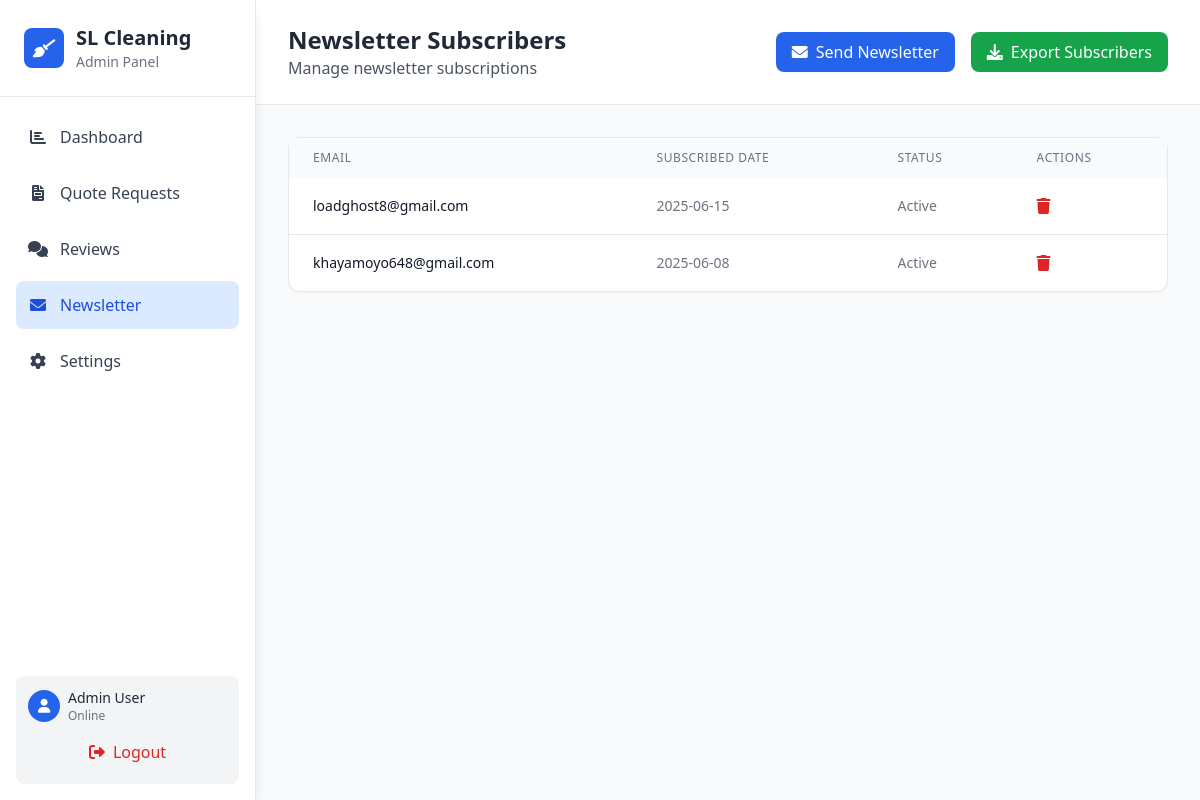
The page /admin/newsletter (signed in) on the database as committed earlier.
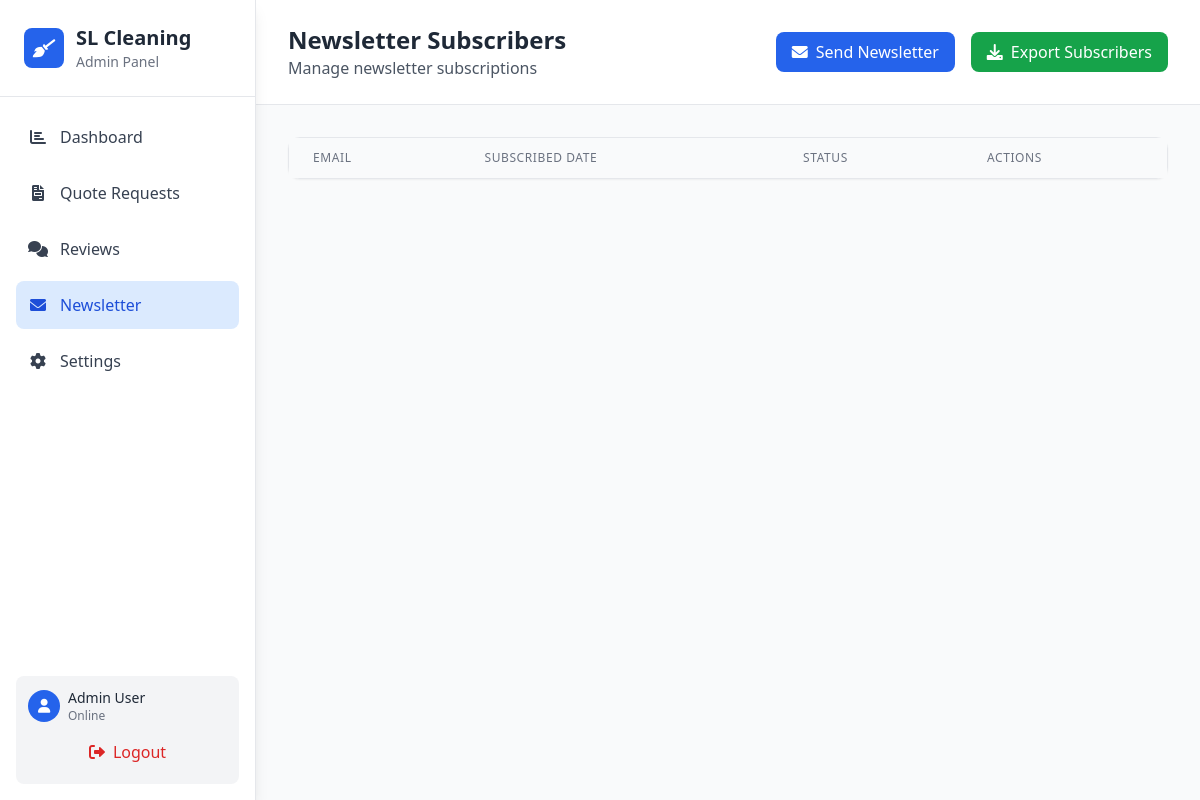
The same page on the database as committed later.
### tables this page shows
CREATE TABLE newsletter_subscriptions (
            id INTEGER PRIMARY KEY AUTOINCREMENT,
            email TEXT UNIQUE NOT NULL,
            subscribed_at TIMESTAMP DEFAULT CURRENT_TIMESTAMP,
            active BOOLEAN DEFAULT 1
        );

### app.py (the view)
@app.route('/admin/newsletter')
@login_required
@ip_whitelist_required
def admin_newsletter():
    conn = get_db_connection()
    subscribers = conn.execute('''
        SELECT * FROM newsletter_subscriptions
        WHERE active = 1
        ORDER BY subscribed_at DESC
    ''').fetchall()
    conn.close()
    return render_template('admin_newsletter.html', subscribers=subscribers)

### app.py (called while the page is built, shortened)
def get_db_connection():
    conn = sqlite3.connect(DATABASE)
    conn.row_factory = sqlite3.Row
    return conn

def ip_whitelist_required(f):
    @wraps(f)
    def decorated_function(*args, **kwargs):
        if ADMIN_IP_WHITELIST:
            client_ip = request.environ.get('HTTP_X_FORWARDED_FOR', request.environ.get('REMOTE_ADDR'))
            if client_ip not in ADMIN_IP_WHITELIST:
                flash('Access denied from this IP address.', 'danger')
                return redirect(url_for('index'))
        return f(*args, **kwargs)
    return decorated_function

def login_required(f):
    @wraps(f)
    def decorated_function(*args, **kwargs):
        if 'admin_logged_in' not in session:
            return redirect(url_for('admin_login'))
        return f(*args, **kwargs)
    return decorated_function

@app.before_request
def make_session_permanent():
    session.permanent = True
    if 'admin_logged_in' in session:
        last_activity = session.get('last_activity')
        session_duration = session.get('session_duration', 'regular')
        session['last_activity'] = datetime.now().isoformat()

### templates/admin_newsletter.html (shortened to what the changed rows need)
<!DOCTYPE html>
<html lang="en">
<head>
    <script src="https://cdn.tailwindcss.com"></script>
    <link href="https://cdnjs.cloudflare.com/ajax/libs/font-awesome/6.0.0/css/all.min.css" rel="stylesheet">
</head>
<body class="bg-gray-50">
    <div class="flex min-h-screen">
        <aside id="sidebar" class="w-64 bg-white shadow-lg border-r border-gray-200 fixed inset-y-0 left-0 z-40 transform transition-transform duration-300 ease-in-out md:relative md:translate-x-0 -translate-x-full">
            <div class="flex flex-col h-full justify-between">
                <div>
                    <div class="p-4 sm:p-6 border-b border-gray-200 flex items-center justify-between">
                        <div class="flex items-center space-x-3">
                            <div>
                                <h1 class="font-bold text-lg sm:text-xl text-gray-800">SL Cleaning</h1>
                            </div>
                        </div>
                    </div>
                </div>
            </div>
        </aside>
        <main class="flex-1 overflow-auto md:ml-0 ml-0">
            <header class="bg-white border-b border-gray-200 px-4 sm:px-8 py-4 sm:py-6">
                <div class="flex items-center justify-between flex-wrap gap-4">
                    <div>
                        <h1 class="text-xl sm:text-2xl font-bold text-gray-800">Newsletter Subscribers</h1>
                    </div>
                </div>
            </header>
            <div class="p-4 sm:p-8">
                <div class="bg-white rounded-xl shadow-sm border border-gray-200">
                    <div class="overflow-x-auto">
                        <table class="w-full stats-table">
                            <thead class="bg-gray-50">
                                <tr>
                                    <th class="text-left text-xs font-medium text-gray-500 uppercase tracking-wider px-4 sm:px-6 py-3">Email</th>
                                    <th class="text-left text-xs font-medium text-gray-500 uppercase tracking-wider px-4 sm:px-6 py-3">Subscribed Date</th>
                                    <th class="text-left text-xs font-medium text-gray-500 uppercase tracking-wider px-4 sm:px-6 py-3">Status</th>
                                    <th class="text-left text-xs font-medium text-gray-500 uppercase tracking-wider px-4 sm:px-6 py-3">Actions</th>
                                </tr>
                            </thead>
                            <tbody class="divide-y divide-gray-200">
                                {% for subscriber in subscribers %}
                                <tr class="hover:bg-gray-50">
                                    <td class="px-4 sm:px-6 py-4 text-sm text-gray-900" data-label="Email">{{ subscriber.email }}</td>
                                    <td class="px-4 sm:px-6 py-4 text-sm text-gray-500" data-label="Subscribed Date">
                                        {{ subscriber.subscribed_at.split()[0] if subscriber.subscribed_at else 'N/A' }}
                                    </td>
                                    <td class="px-4 sm:px-6 py-4 text-sm text-gray-500" data-label="Status">
                                        {{ 'Active' if subscriber.active else 'Inactive' }}
                                    </td>
                                    <td class="px-4 sm:px-6 py-4" data-label="Actions">
                                        <button onclick="unsubscribe('{{ subscriber.email }}')" class="text-red-600 hover:text-red-700">
                                            <i class="fas fa-trash"></i>
                                        </button>
                                    </td>
                                </tr>
                                {% endfor %}
                            </tbody>
                        </table>
                    </div>
                </div>
            </div>
        </main>
    </div>
</body>
</html>

Rows that differ between the two databases and show on the page:
removed newsletter_subscriptions: email "loadghost8@gmail.com", subscribed_at "2025-06-15", active "Active"
removed newsletter_subscriptions: email "khayamoyo648@gmail.com", subscribed_at "2025-06-08", active "Active"
